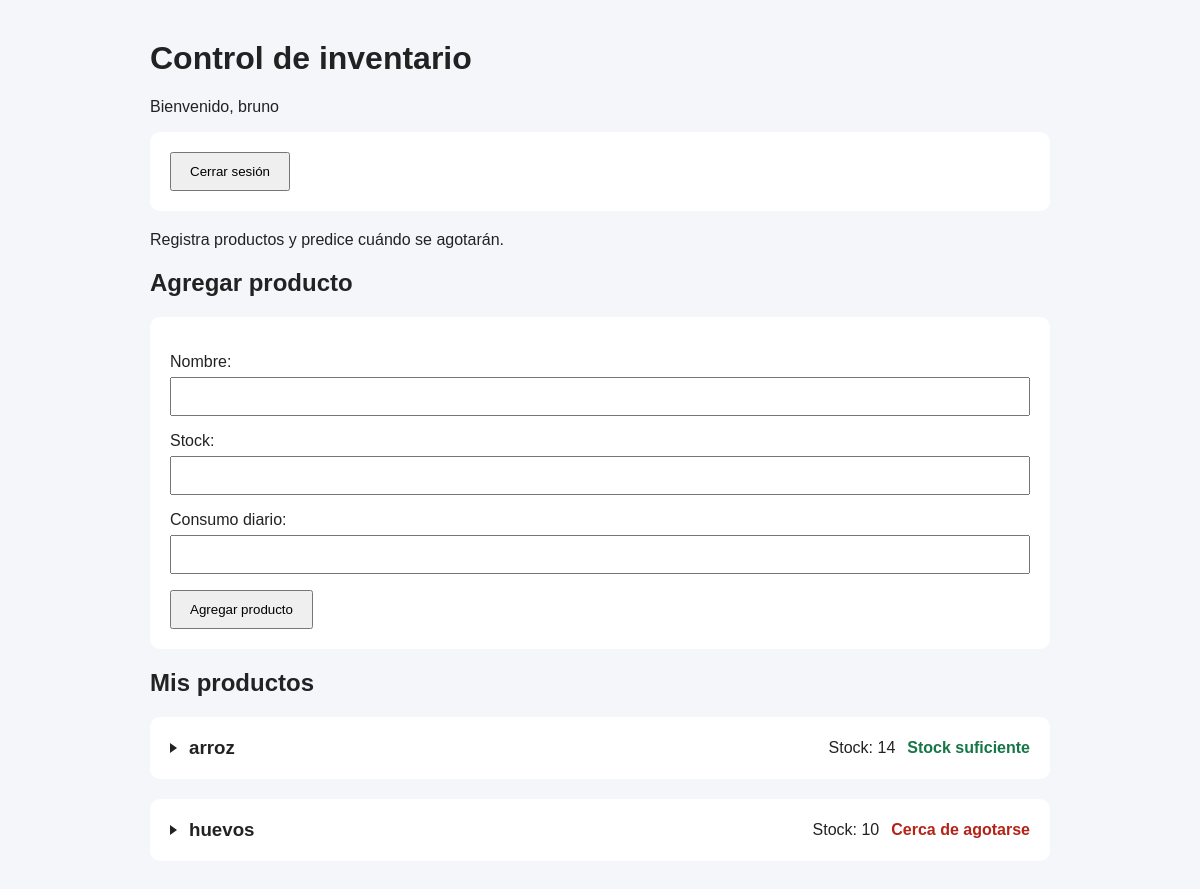
/ (signed in), run on an earlier commit of the app's database.
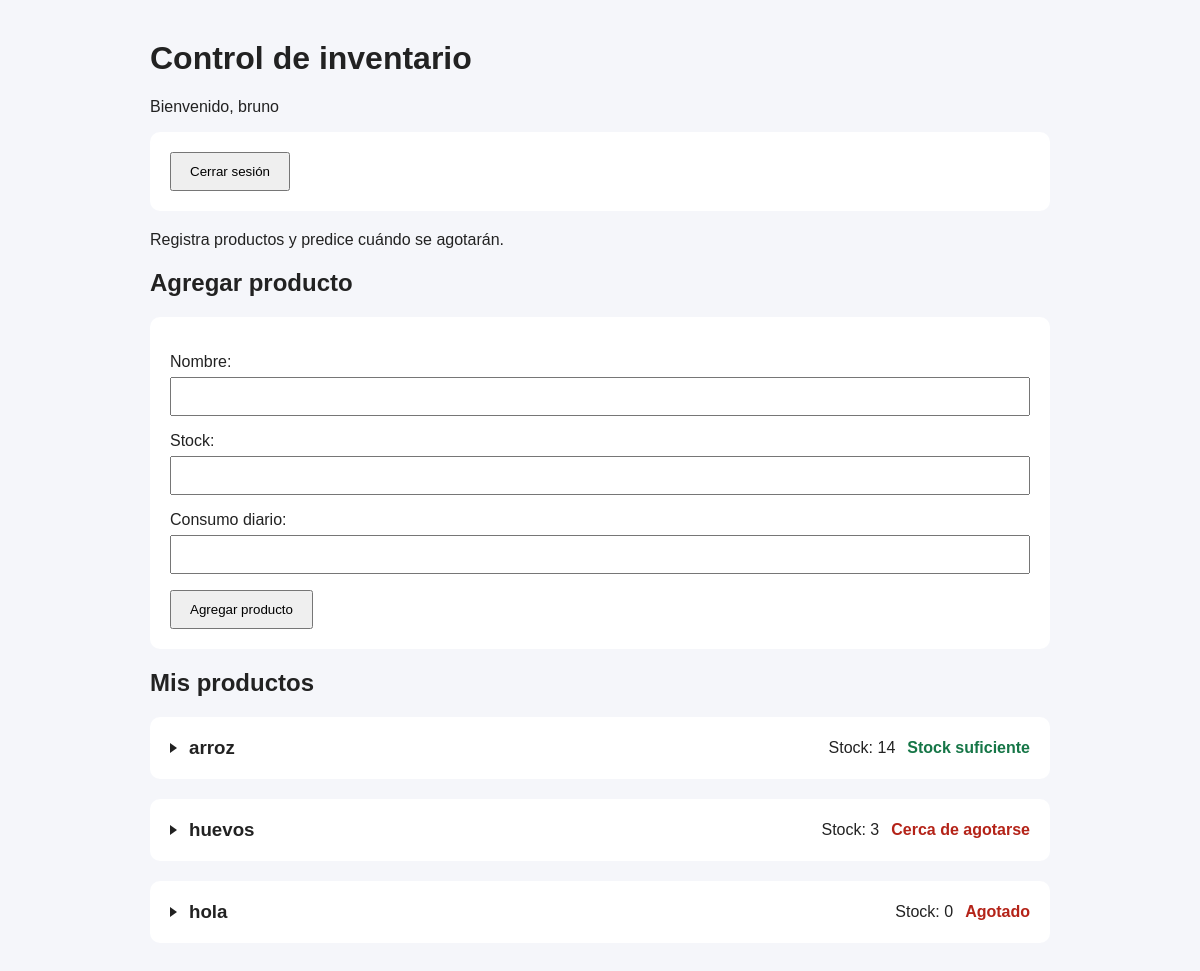
And on a later commit of the database.
### inventario/models.py (models this page shows, shortened)
class Producto(models.Model):\
    usuario = models.ForeignKey(
        User,
        on_delete=models.CASCADE,
        related_name="productos"
    )
    nombre = models.CharField(max_length=100)
    stock = models.PositiveIntegerField()
    consumo_diario = models.FloatField()
    class Meta:
        constraints = [
            models.UniqueConstraint(
                fields=["usuario", "nombre"],
                name="producto_unico_por_usuario"
            )
        ]
    def dias_restantes(self):
        consumo_diario = self.consumo_diario_promedio()
        if consumo_diario <= 0:
            return None
        return self.stock / consumo_diario
    def consumo_diario_promedio(self):
        ventas = getattr(self, "historial_ventas", None)
        if ventas is None:
            ventas = list(self.ventas.all())
        if not ventas:
            return self.consumo_diario
        unidades_vendidas = sum(venta.cantidad for venta in ventas)
        primera_venta = min(
            venta.fecha_venta for venta in ventas
        )
        dias_transcurridos = max(
            (timezone.localdate() - primera_venta).days + 1,
            1
        )
        return unidades_vendidas / dias_transcurridos
    @property
    def hora_promedio_compra(self):
        ventas = getattr(self, "historial_ventas", None)
        if ventas is None:
            ventas = list(self.ventas.all())
        if not ventas:
            return None
        angulos = []
        for venta in ventas:
            if venta.hora_venta is None:
                continue
            minutos_del_dia = venta.hora_venta.hour * 60 + venta.hora_venta.minute
            angulos.append(2 * math.pi * minutos_del_dia / 1440)
        if not angulos:
            return None
        seno = sum(math.sin(angulo) for angulo in angulos)
        coseno = sum(math.cos(angulo) for angulo in angulos)
        if math.isclose(seno, 0, abs_tol=1e-12) and math.isclose(
            coseno, 0, abs_tol=1e-12
        ):
            return None
        minutos = round(
            (math.atan2(seno, coseno) % (2 * math.pi)) * 1440 / (2 * math.pi)
        ) % 1440
        return time(minutos // 60, minutos % 60)
    def cerca_de_agotarse(self):
        dias = self.dias_restantes()
        return dias is not None and dias <= 3

### inventario/views.py (the view)
# urls.py: path("", views.inicio, name="inicio"),
@login_required
def inicio(request):
    if request.method == "POST":
        form = ProductoForm(
            request.POST,
            usuario=request.user
        )
        if form.is_valid():
            producto = form.save(commit=False)
            producto.usuario = request.user
            producto.save()
            return redirect("inicio")
    else:
        form = ProductoForm(usuario=request.user)
    return render_inicio(request, form)

### inventario/forms.py (shortened to what this page needs)
class ProductoForm(forms.ModelForm):
    def __init__(self, *args, **kwargs):
        self.usuario = kwargs.pop("usuario")
        super().__init__(*args, **kwargs)
    class Meta:
        model = Producto
        fields = [
            "nombre",
            "stock",
            "consumo_diario",
        ]

### templates/inventario/inicio.html (shortened to what this page needs)
<!DOCTYPE html>
<html lang="es">
<head>
    <h1>Control de inventario</h1>
    <p>Bienvenido, {{ request.user.username }}</p>
    <form method="post" action="{% url 'logout' %}">
        <button type="submit">Cerrar sesión</button>
    </form>
</head>
<body>
    <p>Registra productos y predice cuándo se agotarán.</p>
    <h2>Agregar producto</h2>
    <form method="post">
        {{ form.as_p }}
        <button type="submit">Agregar producto</button>
    </form>
    <h2>Mis productos</h2>
    {% for producto in productos %}
        <details class="producto"
                {% if producto.compra_form.cantidad.errors or producto.consumo_form.cantidad.errors %}open{% endif %}>
            <summary class="producto-resumen">
                <span class="producto-nombre" title="{{ producto.nombre }}">{{ producto.nombre }}</span>
                <span class="producto-stock">Stock: {{ producto.stock }}</span>
                <span class="producto-estado {% if producto.stock == 0 or producto.cerca_de_agotarse %}estado-alerta{% elif producto.dias_restantes is None %}estado-sin-prediccion{% else %}estado-normal{% endif %}">
                    {% if producto.stock == 0 %}
                        Agotado
                    {% elif producto.dias_restantes is None %}
                        Sin predicción
                    {% elif producto.cerca_de_agotarse %}
                        Cerca de agotarse
                    {% else %}
                        Stock suficiente
                    {% endif %}
                </span>
            </summary>
        </details>
    {% empty %}
        <p>Aún no has agregado productos.</p>
    {% endfor %}
</body>
</html>

### templates/inventario/inicio.html (style rules this page uses)
body { font-family: Arial, sans-serif; max-width: 900px; margin: 40px auto; padding: 0 20px; background: #f5f6fa; color: #222; }
form, .producto { background: white; padding: 20px; margin-bottom: 20px; border-radius: 10px; }
input { display: block; width: 100%; box-sizing: border-box; padding: 10px; margin: 6px 0 14px; }
button { padding: 10px 18px; cursor: pointer; }
.producto-resumen { display: grid; grid-template-columns: auto minmax(0, 1fr) auto auto; align-items: center; gap: 12px; cursor: pointer; list-style: none; }
.producto-resumen::before { width: 0; height: 0; border-top: 5px solid transparent; border-bottom: 5px solid transparent; border-left: 7px solid currentColor; content: ""; transition: transform 0.2s ease; }
.producto-nombre { overflow: hidden; font-size: 1.17em; font-weight: bold; text-overflow: ellipsis; white-space: nowrap; }
.producto-stock, .producto-estado { white-space: nowrap; }
.producto-estado { font-weight: bold; }
.estado-alerta { color: #b42318; }
.estado-normal { color: #167647; }

What changed in the data, as far as the page shows it:
changed Producto "huevos": stock "10" → "3"
added Producto: nombre "hola", stock "0", shows "Agotado"
